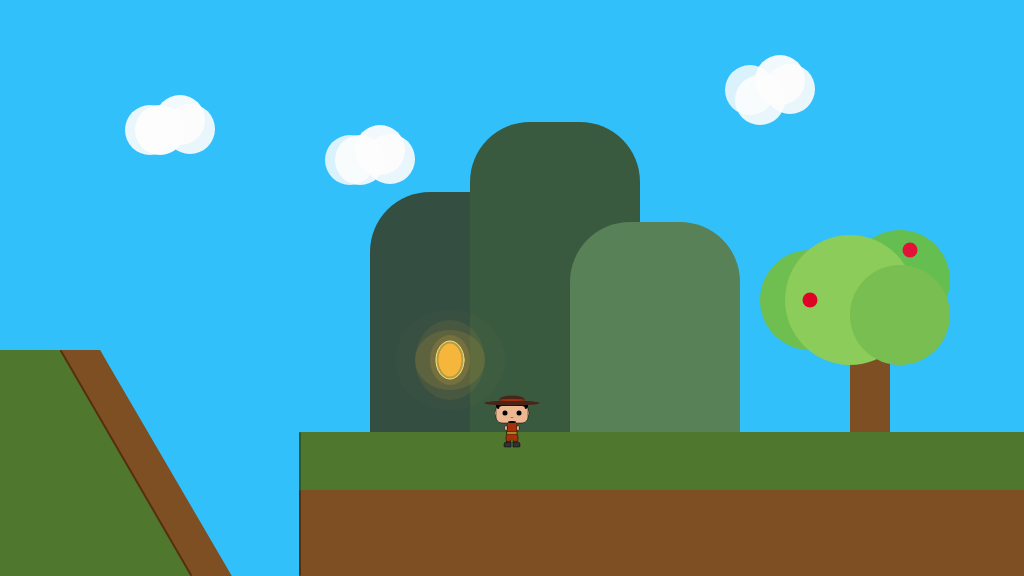
Frame 1 (no input)
Frame 60 (no input): identical to frame 1, image omitted
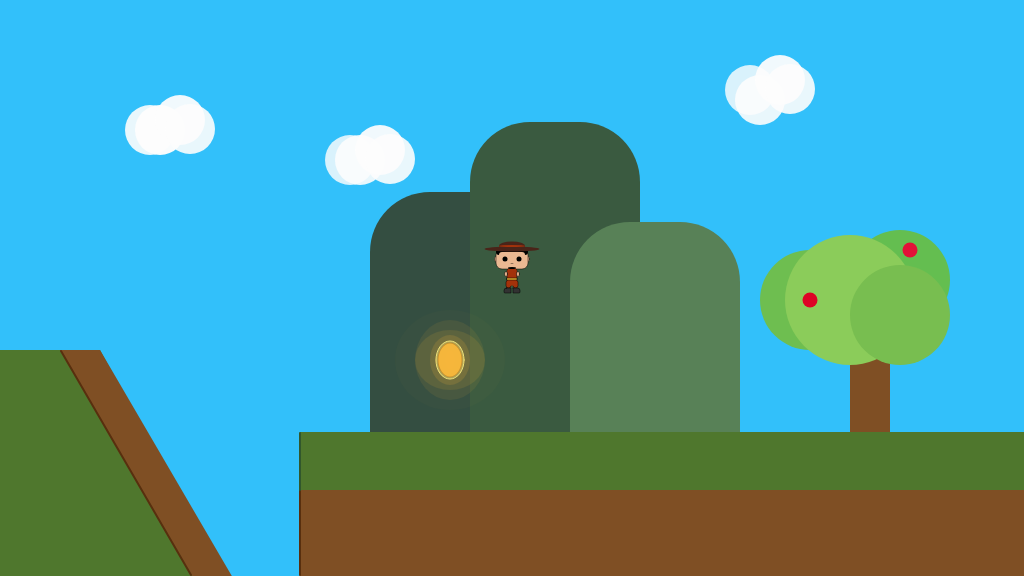
Frame 120 (the mouse pressed at the canvas centre since frame 60)

The p5.js sketch that drew these frames (run headless with seeded random() and noise() and a simulated clock; from frame 60 on, the mouse is pressed at the canvas centre):

// p5.js sketch
// ── sketch.js
/*

The Game Project

2b - using variables

*/

var floorPos_x;
var floorPos_y;

var gameChar_x;
var gameChar_y;

var treePos_x;
var treePos_y;

var canyon;
var collectable;

var mountain;
var cloud;


function setup()
{
	createCanvas(1024, 576);
	floorPos_y = 432; //NB. we are now using a variable for the floor position
	floorPos_x = 300;

	//NB. We are now using the built in variables height and width
	gameChar_x = width/2;
	gameChar_y = floorPos_y + 10;

	treePos_x = width/2;
	treePos_y = height/2;

	canyon = {x_pos: 0, width: 20}
	collectable = {x_pos: 450, y_pos: 360, size: 50}

	mountain = {x_pos: 370, y_pos: 252, width: 170, height: 240}
	cloud = {x_pos: 150, y_pos: 130, size: 50}
}

function draw()
{
	background(50, 192, 250); //fill the sky blue

	noStroke();
	fill(79, 119, 45);
	rect(
		floorPos_x,
		floorPos_y,
		width,
		width - floorPos_y
	); //draw some green ground

	noStroke();
	fill(127, 79, 36);
	rect(
		floorPos_x,
		floorPos_y + 58,
		width,
		width - floorPos_y
	); //draw some brown ground

	//canyon
	noStroke();
	fill(79, 119, 45);
	quad(
		canyon.x_pos,
		590, 
		canyon.x_pos + 210 + canyon.width,
		590,
		canyon.x_pos + 80 + canyon.width,
		350,
		canyon.x_pos,
		350,
	); //draw green ground

	fill(127, 79, 36);
	quad(
		canyon.x_pos + 210 + canyon.width,
		640,
		canyon.x_pos + 220 + canyon.width,
		590,
		canyon.x_pos + 80 + canyon.width,
		350,
		canyon.x_pos + 40 + canyon.width,
		350
	); //draw brown ground

	stroke(88, 47, 14);
	strokeWeight(2);
	line(
		canyon.x_pos + 41 + canyon.width,
		351,
		canyon.x_pos + 171 + canyon.width,
		575
	); //canyon brown line

	stroke(88, 47, 14);
	strokeWeight(2);
	line(300, 434, 300, 575);

	stroke(49, 87, 44);
	strokeWeight(2);
	line(300, 490, 300, 433);

	//mountain
	noStroke();
	fill(52, 78, 65);
	rect(
		mountain.x_pos,
		mountain.y_pos - (mountain.height - 180),
		mountain.width,
		mountain.height,
		60, 60, 0, 0);
	fill(58, 90, 64);
	rect(
		mountain.x_pos + 100,
		mountain.y_pos - (mountain.height - 180) - 70,
		mountain.width,
		mountain.height + 70,
		60, 60, 0, 0);
	fill(88, 129, 87);
	rect(
		mountain.x_pos + 200,
		mountain.y_pos - (mountain.height - 180) + 30,
		mountain.width,
		mountain.height - 30,
		60, 60, 0, 0);

	//tree
	noStroke();
	fill(127, 79, 36);
	rect(treePos_x + 338, treePos_y + 44, 40, 100);
	//tree branches
	fill(110, 190, 80);
	ellipse(treePos_x + 298, treePos_y + 12, 100, 100);
	fill(100, 190, 80);
	ellipse(treePos_x + 388, treePos_y - 8, 100, 100);
	fill(139, 204, 90);
	ellipse(treePos_x + 338, treePos_y + 12, 130, 130);
	fill(120, 190, 80);
	ellipse(treePos_x + 388, treePos_y + 27, 100, 100);
	//tree apples
	fill(221, 4, 38);
	ellipse(treePos_x + 298, treePos_y + 12, 15, 15);
	fill(227, 18, 56);
	ellipse(treePos_x + 398, treePos_y - 38, 15, 15);

	//collectable token
	noStroke();
	fill(247, 181, 56, 40);
	ellipse(
		collectable.x_pos, 
		collectable.y_pos,
		collectable.size * 0.2,
		collectable.size * 0.4
	);
	fill(247, 181, 56, 50);
	ellipse(
		collectable.x_pos, 
		collectable.y_pos,
		collectable.size * 0.6,
		collectable.size * 0.4
	);
	fill(247, 181, 56, 40);
	ellipse(
		collectable.x_pos, 
		collectable.y_pos,
		collectable.size * 0.8,
		collectable.size
	);
	fill(247, 181, 56, 30);
	ellipse(
		collectable.x_pos, 
		collectable.y_pos,
		collectable.size * 1.4,
		collectable.size * 1.2
	);
	fill(247, 181, 56, 20);
	ellipse(
		collectable.x_pos, 
		collectable.y_pos,
		collectable.size + 20,
		collectable.size + 30
	);
	fill(247, 181, 56, 5);
	ellipse(
		collectable.x_pos, 
		collectable.y_pos,
		collectable.size + 60,
		collectable.size + 50
	);
	stroke(243, 229, 124);
	strokeWeight(1);
	fill(243, 229, 124, 200);
	ellipse(
		collectable.x_pos, 
		collectable.y_pos, 
		collectable.size * 0.56,
		collectable.size * 0.76
	);
	stroke(0, 0, 0, 50);
	strokeWeight(2);
	fill(247, 181, 56, 240);
	ellipse(
		collectable.x_pos, 
		collectable.y_pos, 
		collectable.size / 2,
		collectable.size * 0.70
	);

	//clouds
	noStroke();
	fill(253, 253, 253, 230);
	ellipse(cloud.x_pos, cloud.y_pos, cloud.size, cloud.size);
	fill(253, 253, 253, 250);
	ellipse(cloud.x_pos + 10, cloud.y_pos, cloud.size, cloud.size);
	fill(253, 253, 253, 240);
	ellipse(cloud.x_pos + 30, cloud.y_pos - 10, cloud.size, cloud.size);
	fill(253, 253, 253, 230);
	ellipse(cloud.x_pos + 40, cloud.y_pos - 1, cloud.size, cloud.size);

	fill(253, 253, 253, 210);
	ellipse(cloud.x_pos + 200, cloud.y_pos + 30, cloud.size, cloud.size);
	fill(253, 253, 253, 230);
	ellipse(cloud.x_pos + 210, cloud.y_pos + 30, cloud.size, cloud.size);
	fill(253, 253, 253, 240);
	ellipse(cloud.x_pos + 230, cloud.y_pos + 20, cloud.size, cloud.size);
	fill(253, 253, 253, 230);
	ellipse(cloud.x_pos + 240, cloud.y_pos + 29, cloud.size, cloud.size);

	fill(253, 253, 253, 210);
	ellipse(cloud.x_pos + 600, cloud.y_pos - 40, cloud.size, cloud.size);
	fill(253, 253, 253, 230);
	ellipse(cloud.x_pos + 610, cloud.y_pos - 30, cloud.size, cloud.size);
	fill(253, 253, 253, 240);
	ellipse(cloud.x_pos + 630, cloud.y_pos - 50, cloud.size, cloud.size);
	fill(253, 253, 253, 230);
	ellipse(cloud.x_pos + 640, cloud.y_pos - 41, cloud.size, cloud.size);

	//game character
	fill(235, 184, 146);
	stroke(0);
	strokeWeight(0.5);
	ellipse(gameChar_x - 14, gameChar_y - 29, 7, 7); //left ear
	ellipse(gameChar_x + 14, gameChar_y - 29, 7, 7); //right ear
	rect(gameChar_x - 16, gameChar_y - 39, 32, 20, 6); //head

	noStroke();
	fill(0);
	rect(gameChar_x - 16, gameChar_y - 39, 32, 6, 6); //hair
	fill(235, 184, 146);
	rect(gameChar_x - 13, gameChar_y - 36, 26, 6, 6); //hair line

	fill(0);
	noStroke();
	ellipse(gameChar_x - 7, gameChar_y - 29, 5, 5); //left eye
	ellipse(gameChar_x + 7, gameChar_y - 29, 5, 5); //right eye
	triangle(
		gameChar_x - 2, 
		gameChar_y - 24, 
		gameChar_x, 
		gameChar_y - 24.5, 
		gameChar_x + 2,
		gameChar_y - 24
	); //mouth
	
	fill(74, 36, 25);
	ellipse(gameChar_x, gameChar_y - 39, 55, 5); //hat
	ellipse(gameChar_x, gameChar_y - 42, 26, 9); //hat

	fill(163, 50, 11);
	ellipse(gameChar_x, gameChar_y - 42, 26, 2); //hat stripe

	stroke(0);
	strokeWeight(0.5);
	fill(163, 50, 11);
	rect(gameChar_x - 5, gameChar_y - 19, 10, 12, 2); //body

	noStroke();
	rect(gameChar_x - 4.5, gameChar_y - 19.5, 9, 5, 2); //body connection

	fill(0);
	ellipse(gameChar_x, gameChar_y - 19.9, 8, 2); //beard

	fill(235, 184, 146);
	stroke(0);
	strokeWeight(0.5);
	ellipse(gameChar_x - 6, gameChar_y - 14, 3, 5); //arm
	ellipse(gameChar_x + 6, gameChar_y - 14, 3, 5); //arm

	fill(163, 50, 11);
	stroke(0);
	strokeWeight(0.5);
	rect(gameChar_x - 6, gameChar_y - 8, 5, 8, 3); //leg
	rect(gameChar_x + 1, gameChar_y - 8, 5, 8, 3); //leg

	noStroke();
	rect(gameChar_x - 4.5, gameChar_y - 10, 5, 8, 3); //leg connection
	rect(gameChar_x - 0.5, gameChar_y - 10, 5, 8, 3); //leg connection

	stroke(0);
	strokeWeight(0.5);
	fill(230, 175, 46);
	rect(gameChar_x - 5, gameChar_y - 10, 10, 2); //belt

	stroke(0);
	strokeWeight(0.5);
	fill(50);
	rect(gameChar_x - 8, gameChar_y, 7, 5, 5, 0, 0, 1); //feet
	rect(gameChar_x + 1, gameChar_y, 7, 5, 0, 5, 1, 0); //feet

}


function mousePressed()
{
	gameChar_x = mouseX
	gameChar_y = mouseY
}
